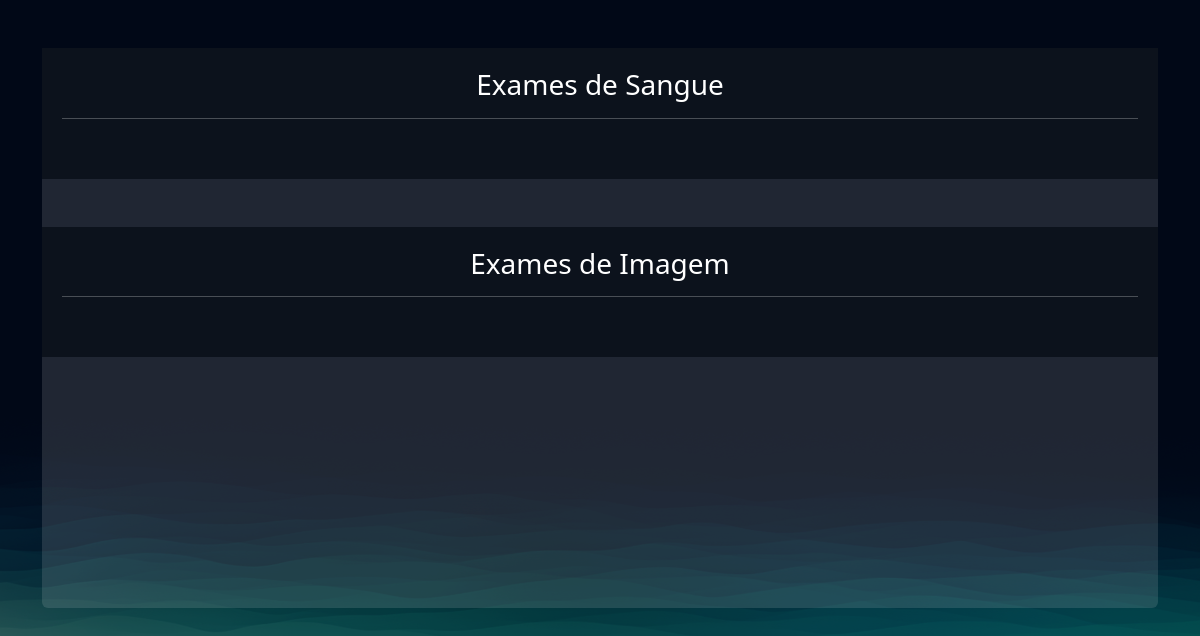
/exames/gerenciar_exames/ (signed in), run on an earlier commit of the app's database.
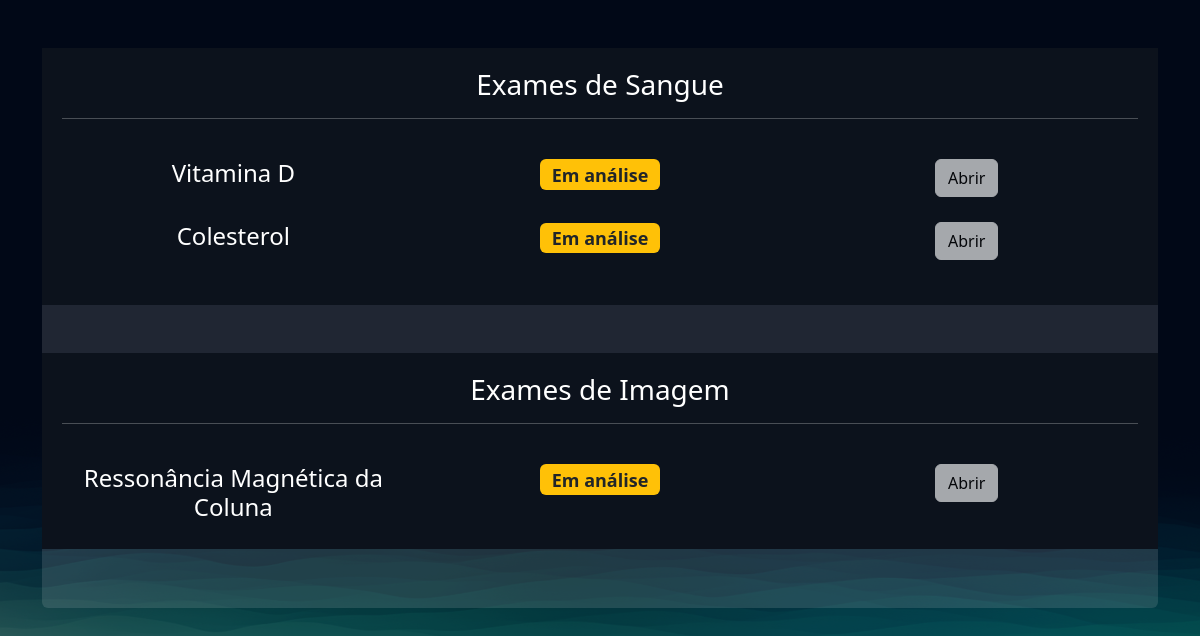
And on a later commit of the database.
### exames/models.py (models this page shows, shortened)
class SolicitacaoExame(models.Model):
    choice_status = (
    ('E', 'Em análise'),
    ('F', 'Finalizado')
    )
    usuario = models.ForeignKey(User, on_delete=models.DO_NOTHING)
    exame = models.ForeignKey(TiposExames, on_delete=models.DO_NOTHING)
    status = models.CharField(max_length=2, choices=choice_status)
    resultado = models.FileField(upload_to="resultados", null=True, blank=True)
    requer_senha = models.BooleanField(default=False)
    senha = models.CharField(max_length=6, null=True, blank=True)
    def badge_template(self):
        if self.status == 'E':
            classes_css = 'bg-warning text-dark'
            texto = "Em análise"
        elif self.status == 'F':
            classes_css = 'bg-success'
            texto = "Finalizado"
        return mark_safe(f'<span class="badge bg-primary {classes_css}">{texto}</span>')

class TiposExames(models.Model):
    tipo_choices = (
        ('I', 'Examde de Imagem'),
        ('S', 'Examde de Sangue'),
    )
    nome = models.CharField(max_length=50)
    tipo = models.CharField(choices=tipo_choices, max_length=1)
    preco = models.FloatField()
    disponivel = models.BooleanField(default=True)
    horario_inicial = models.IntegerField()
    horario_final = models.IntegerField()

### exames/views.py (the view)
# urls.py: path('gerenciar_exames/', views.gerenciar_exames, name="gerenciar_exames"),
@login_required
def gerenciar_exames(request):
    exames = SolicitacaoExame.objects.filter(usuario=request.user)
    return render(request, 'gerenciar_exames.html', {'exames': exames})

### exames/templates/gerenciar_exames.html (shortened to what this page needs)
{% extends "bases/base.html" %}
{% load static %}
{% block 'head' %}
    <link href="{% static 'exames/css/css.css' %}" rel="stylesheet">
    <link href="{% static 'exames/css/gerenciar_pedidos.css' %}" rel="stylesheet">
    <link href="{% static 'exames/css/gerenciar_exames.css' %}" rel="stylesheet">
{% endblock 'head' %}
{% block 'conteudo' %}
    <br>
    <br>
    <div class="container">
        <div class="card card-view">
            <div class="sub-card">
                <h3>Exames de Sangue</h3>
                <hr>
                <br>
                {% for exame in exames  %}
                  {% if  exame.exame.tipo == 'S'%}
                      <div class="row">
                          <div class="col-md"><h4>{{exame.exame.nome}}</h4></div>
                          <div class="col-md"><h4>{{exame.badge_template}}</h4></div>
                          <div class="col-md">
                              {% if exame.status == 'F' %}
                                  <a href="{% url "permitir_abrir_exame" exame.id %}" class="btn btn-light">Abrir</a>
                              {% else %}
                                  <a href="#" class="btn btn-light disabled">Abrir</a>
                              {% endif %}
                          </div>
                      </div>
                      <br>
                  {% endif %}
                {% endfor %}
            </div>
            <br>
            <br>
            <div class="sub-card">
                <h3>Exames de Imagem</h3>
                <hr>
                <br>
                {% for exame in exames  %}
                  {% if  exame.exame.tipo == 'I'%}
                      <div class="row">
                          <div class="col-md"><h4>{{exame.exame.nome}}</h4></div>
                          <div class="col-md"><h4>{{exame.badge_template}}</h4></div>
                          <div class="col-md">
                              {% if exame.status == 'F' %}
                                  <a href="{% url "permitir_abrir_exame" exame.id %}" class="btn btn-light">Abrir</a>
                              {% else %}
                                  <a href="#" class="btn btn-light disabled">Abrir</a>
                              {% endif %}
                      </div>
                      <br>
                  {% endif %}
                {% endfor %}
            </div>
        </div>
    </div>
{% endblock 'conteudo' %}

### templates/bases/base.html (shortened to what this page needs)
{% load static %}
<!DOCTYPE html>
<html lang="pt-BR">
  <head>
    <link href="https://cdn.jsdelivr.net/npm/bootstrap@5.3.1/dist/css/bootstrap.min.css" rel="stylesheet" />
    <link rel="stylesheet" href="{% static 'geral/css/base.css' %}">
    {% block 'head' %}{% endblock %}
  </head>
  <body>
    {% block 'conteudo' %}{% endblock %}
  </body>
</html>

### templates/static/geral/css/base.css (style rules this page uses)
:root { --main-color: #151c34; --dark-color: #0c121c; --light-color: #6de6ee; --contrast-color: #f4c96b; --differential-color: #066668; }
* { color: white; }

### templates/static/exames/css/css.css (style rules this page uses)
body { background-image: url('/static/geral/img/bg2.png'); background-size: cover; }
.card { background-color: rgba(217, 217, 217, .14); color: white; padding: 15px; }

### templates/static/exames/css/gerenciar_pedidos.css (style rules this page uses)
.card-view { text-align: center; padding: 0; border: none; height: 70vh; }

### templates/static/exames/css/gerenciar_exames.css (style rules this page uses)
.sub-card { background-color: var(--dark-color); padding: 20px; }

What changed in the data, as far as the page shows it:
added SolicitacaoExame: exame.nome "Vitamina D", badge_template "Em análise", shows "Abrir", shown under "Exames de Sangue"
added SolicitacaoExame: exame.nome "Colesterol", badge_template "Em análise", shows "Abrir", shown under "Exames de Sangue"
added SolicitacaoExame: exame.nome "Ressonância Magnética da Coluna", badge_template "Em análise", shows "Abrir", shown under "Exames de Imagem"
